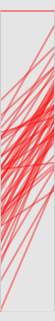
#> input picture image_2_yPx3Bp_crop_10.png, 55 x 321 px; its folder holds only this picture in this run
$ python -i axes_detection.py   (imports and definitions only)
#> lines starting #> are read from the running program, lines starting #| are printed output that depends on the picture
import cv2
import os
import json
import numpy as np
from scipy.signal import find_peaks

def detect_vertical_axes(image_input, save_dir, output_json, apertureSize=5,
                         minLineLength=40, maxLineGap=1,
                         min_spacing=20, left_edge_thresh=0.03,
                         right_edge_thresh=0.95,method="hough"):
    os.makedirs(save_dir, exist_ok=True)
    results = []

    if os.path.isfile(image_input):
        image_files = [image_input]
    else:
        image_files = [
            os.path.join(image_input, f)
            for f in os.listdir(image_input)
            if f.lower().endswith((".png", ".jpg", ".jpeg"))
        ]

    for path in image_files:
        fname = os.path.basename(path)
        img = cv2.imread(path)
        if img is None:
            continue

        gray = cv2.cvtColor(img, cv2.COLOR_BGR2GRAY)
        gray = cv2.equalizeHist(gray)

        def detect_by_hough():
            edges = cv2.Canny(gray, 50, 150, apertureSize=apertureSize)
            lines = cv2.HoughLinesP(edges, 1, np.pi / 4, 10,
                                    minLineLength=minLineLength, maxLineGap=maxLineGap)
            verticals = []
            if lines is not None:
                for line in lines:
                    x1, y1, x2, y2 = line[0]
                    if abs(x1 - x2) < 6:
                        verticals.append(((x1, y1), (x2, y2)))
            x_coords = [int((a[0] + b[0]) // 2) for a, b in verticals]
            return x_coords, verticals

        def detect_by_projection():
            _, binary = cv2.threshold(gray, 200, 255, cv2.THRESH_BINARY_INV)
            vertical_sum = np.sum(binary, axis=0)
            smoothed = cv2.GaussianBlur(vertical_sum.astype(np.float32).reshape(1, -1), (25, 1), 0).flatten()
            peaks, _ = find_peaks(smoothed, distance=20, prominence=np.max(smoothed) * 0.3)
            return list(peaks)

        # Run detections
        hough_coords, _ = detect_by_hough() if method in ["hough", "combined"] else ([], [])
        proj_coords = detect_by_projection() if method in ["projection", "combined"] else []

        # Combine detections
        if method == "hough":
            final_coords = hough_coords
        elif method == "projection":
            final_coords = proj_coords
        elif method == "combined":
            combined = sorted(hough_coords + proj_coords)
            final_coords = []
            for x in combined:
                if len(final_coords) == 0 or abs(x - final_coords[-1]) > 6:
                    final_coords.append(x)

        # Filter bounding edges
        W = img.shape[1]
        final_coords = sorted(final_coords)
        filtered = [final_coords[0]] if final_coords else []
        for x in final_coords[1:]:
            if abs(x - filtered[-1]) > min_spacing:
                filtered.append(x)

        if filtered and filtered[0] < left_edge_thresh * W:
            filtered = filtered[1:]
        if filtered and filtered[-1] > right_edge_thresh * W:
            filtered = filtered[:-1]

        # Draw and save
        img_out = img.copy()
        # for x in filtered:
        #     cv2.line(img_out, (x, 0), (x, img.shape[0]), (0, 0, 255), 2)
        for i, x in enumerate(filtered):
            cv2.line(img_out, (x, 0), (x, img.shape[0]), (0, 0, 255), 2)
            cv2.putText(
                img_out,
                str(x),
                (x + 5, img.shape[0] - 10), # slightly offset to the right and down
                cv2.FONT_HERSHEY_SIMPLEX,
                0.6,
                (0, 255, 0),  # green text
                2,
                cv2.LINE_AA
            )

        cv2.imwrite(os.path.join(save_dir, fname), img_out)

        results.append({
            "image_name": fname,
            "x_coordinates": [int(x) for x in filtered]
        })

    with open(output_json, 'w') as f:
        json.dump(results, f, indent=4)
    print(f"Vertical line data saved to {output_json}")
    return results

>>> import cv2
>>> picture = cv2.imread('../image_2_yPx3Bp_crop_10.png', cv2.IMREAD_GRAYSCALE)
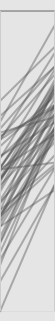
#> picture: shape (321, 55); min 88, max 229, mean 202.1
>>> result = detect_vertical_axes(picture, 'out.png', 'out1.png')
#> (the run stopped early here; a loop or call above may not have finished)
